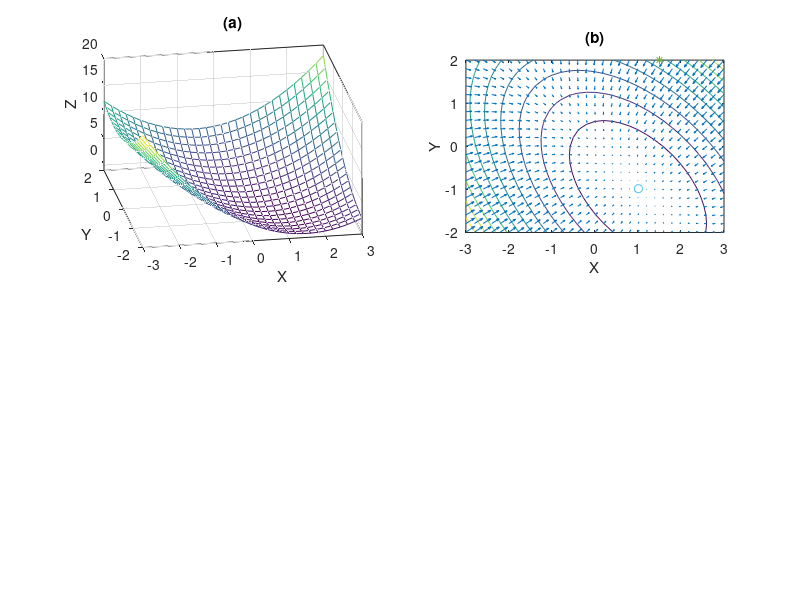

This chart was generated by the following MATLAB code: (Note: this script raises an error after producing the figure.)
% Illustration of gradient descent for quadratic landscape.
% J.-S. Roger Jang, April 1996

a=1;b=1;c=1;d=-1;e=1;
%a=1;b=0;c=2;d=0;e=0;
xx=-3:.2:3;
yy=-2:.2:2;
[x,y]=meshgrid(xx,yy);
z=a*x.^2+b*x.*y+c*y.^2+d*x+e*y;
dz_dx = 2*a*x+b*y+d;
dz_dy = b*x+2*c*y+e;

subplot(221);
mesh(x, y, z);
view([-10, 35]); set(gca, 'box', 'on');
axis([-inf inf -inf inf -inf inf]);
xlabel('X'); ylabel('Y'); zlabel('Z');
title('(a)');

subplot(222);
contour(x, y, z, 10);
axis image;
hold on;
quiver(x, y, -dz_dx, -dz_dy); 
xlabel('X'); ylabel('Y'); title('(b)');

x0 = 1.5; y0 = 2;
gd_count = 201;
position = zeros(gd_count, 2);
position(1,1) = x0; position(1,2) = y0;
kappa = 0.02;
for i = 2:gd_count,
	dx = 2*a*position(i-1,1)+b*position(i-1,2)+d;
	dy = b*position(i-1,1)+2*c*position(i-1,2)+e;
	grad = [dx dy];
	position(i,:)=position(i-1,:)-kappa*grad/norm(grad);
end
plot(x0, y0, '*');
plot(position(gd_count,1), position(gd_count, 2), 'o');
new_pos = position(1:10:gd_count, :);
arrow(new_pos(:, 1), new_pos(:, 2), 0.6);
x_opt = position(gd_count,1); y_opt = position(gd_count,2);

x0 = -3; y0 = 1;
gd_count = 301;
position = zeros(gd_count, 2);
position(1,1) = x0; position(1,2) = y0;
kappa = 0.02;
for i = 2:gd_count,
	dx = 2*a*position(i-1,1)+b*position(i-1,2)+d;
	dy = b*position(i-1,1)+2*c*position(i-1,2)+e;
	grad = [dx dy];
	position(i,:)=position(i-1,:)-kappa*grad/norm(grad);
end
plot(x0, y0, '*');
plot(position(gd_count,1), position(gd_count, 2), 'o');
new_pos = position(1:10:gd_count, :);
arrow(new_pos(:, 1), new_pos(:, 2), 0.6);
hold off;

figure;
gd_count = 10;
position = zeros(gd_count, 2);

subplot(221);
contour(x, y, z, 10);
hold on;
x0 = -3; y0 = 1;
position(1,1) = x0; position(1,2) = y0;
kappa = 0.25;
for i = 2:gd_count,
	dx = 2*a*position(i-1,1)+b*position(i-1,2)+d;
	dy = b*position(i-1,1)+2*c*position(i-1,2)+e;
	grad = [dx dy];
	position(i,:)=position(i-1,:)-0.25*grad/norm(grad);
end
plot(x0, y0, '*');
arrow(position(:,1), position(:,2), 0.6);
plot(x_opt, y_opt, 'o');
title('kappa = 0.25');
hold off;
axis image;

subplot(222);
contour(x, y, z, 10);
hold on;
x0 = -3; y0 = 1;
position(1,1) = x0; position(1,2) = y0;
kappa = 1;
for i = 2:gd_count,
	dx = 2*a*position(i-1,1)+b*position(i-1,2)+d;
	dy = b*position(i-1,1)+2*c*position(i-1,2)+e;
	grad = [dx dy];
	position(i,:)=position(i-1,:)-grad/norm(grad);
end
plot(x0, y0, '*');
arrow(position(:,1), position(:,2));
plot(x_opt, y_opt, 'o');
title('kappa = 1');
hold off;
axis image;
